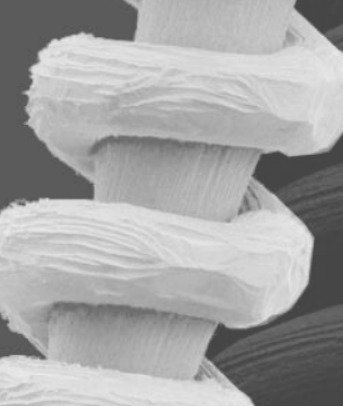
#> input picture Noise_Enhancement/picture.jpg, 343 x 407 px
$ python noise_and_enhance.py
#> lines starting #> are read from the running program, lines starting #| are printed output that depends on the picture
from PIL import Image
import numpy as np
import cv2 as cv
import matplotlib as mpl
from random import randint
import math

mpl.use('TkAgg')
import matplotlib.pyplot as plt

# calculating variance for a windoe #####################################################################################################
def variance_(data):
    mean = mean_(data)
    var = 0
    for i in range(0, data.shape[0]):
        for j in range(0, data.shape[1]):
            var += ((data[i][j] - mean) ** 2)
    return var / (data.shape[0] * data.shape[1])

# calculating mean for a windoe #####################################################################################################
def mean_(data):
    mean = 0
    for i in range(0, data.shape[0]):
        for j in range(0, data.shape[1]):
            mean += data[i][j]
    return mean / (data.shape[0] * data.shape[1])

# calculating median for a windoe #####################################################################################################
def median_(data):
    array = []
    for i in range(data.shape[0]):
        for j in range(data.shape[1]):
            array.append(data[i, j])
    array.sort()
    # print(array)
    med = array[(int)(len(array) / 2)]
    return med

# global equalize #####################################################################################################
def global_equalize_(image):
#> called with image = 'picture.jpg'
    data = np.array(Image.open(image).convert('L'))
    array = np.zeros(256)
    for i in range(data.shape[0]):
        for j in range(data.shape[1]):
            array[data[i, j]] += 1
    # print(array)
    plt.plot(array, color='blue')
    plt.title("picture_histogram")
    plt.show()
#> figure, not shown here; curve peaks at x = 91, y = 10345
    min = 255
    max = 0
    for i in range(data.shape[0]):
        for j in range(data.shape[1]):
            if (data[i, j] < min):
                min = data[i, j]
            if (data[i, j] > max):
                max = data[i, j]
#> after the loop, max = 255; min = 65
    for i in range(data.shape[0]):
        for j in range(data.shape[1]):
            data[i, j] -= min
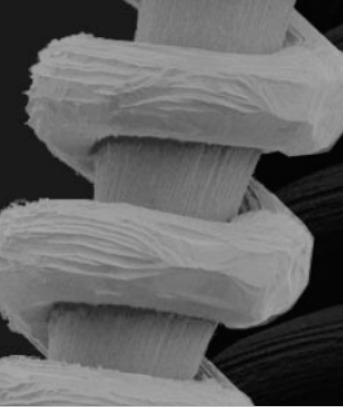
#> data: shape (407, 343); min 0, max 190, mean 99.7
    ranges = max - min
#> ranges = 190
    for i in range(data.shape[0]):
        for j in range(data.shape[1]):
            data[i, j] = int((data[i, j] / ranges) * 255)
    result = Image.fromarray(data)
    result.save('globalequalize.jpg')
    array = np.zeros(256)
    for i in range(data.shape[0]):
        for j in range(data.shape[1]):
            array[data[i, j]] += 1
    # print(array)
    plt.plot(array, color='blue')
    plt.title("globalequalize_histogram")
    plt.show()
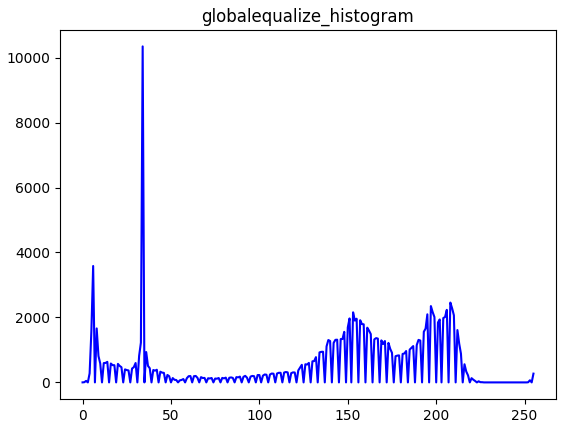
#> figure drawn by matplotlib, 1 panel; curve peaks at x = 34, y = 10345
    return data;

# local equalize parts #####################################################################################################
# same as global equalize but without saving the picture
# used for each part of the picture in local equalize
def local_equalize_parts_(data):
    # data = np.array(Image.open(image).convert('L'))
    min = 255
    max = 0
    for i in range(data.shape[0]):
        for j in range(data.shape[1]):
            if (data[i, j] < min):
                min = data[i, j]
            if (data[i, j] > max):
                max = data[i, j]
    for i in range(data.shape[0]):
        for j in range(data.shape[1]):
            data[i, j] -= min
    ranges = max - min
    for i in range(data.shape[0]):
        for j in range(data.shape[1]):
            data[i, j] = int((data[i, j] / ranges) * 255)
    # result = Image.fromarray(data)
    # result.save('globalequalize.jpg')
    array = np.zeros(256)
    for i in range(data.shape[0]):
        for j in range(data.shape[1]):
            array[data[i, j]] += 1
    return data;

# local equalize #####################################################################################################
def local_equalize_(image, m, n):
#> called with image = 'picture.jpg', m = 3, n = 3
    data = np.array(Image.open(image).convert('L'))
    x = int(data.shape[0] / m)
#> x = 135
    y = int(data.shape[1] / n)
#> y = 114
    for r in range(0, x * m, x):
        for c in range(0, y * n, y):
            # cv.imwrite(f"img{r}_{c}.png", data[r:r + x, c:c + y])
            # data[r:r + x, c:c + y] = local_equalize_parts_(f"img{r}_{c}.png")
            data[r:r + x, c:c + y] = local_equalize_parts_(data[r:r + x, c:c + y])
#> this loop made 3 passes
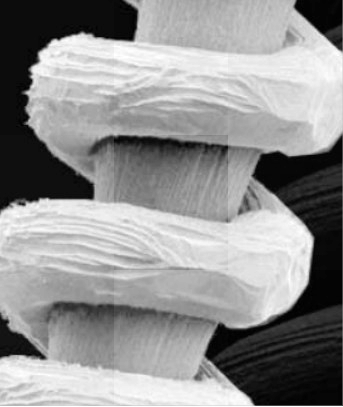
#> data: shape (407, 343); min 0, max 255, mean 145
    result = Image.fromarray(data)
    result.save('localequalization.jpg')
    # result.show()
    newarray = np.zeros(256)
    for i in range(data.shape[0]):
        for j in range(data.shape[1]):
            newarray[data[i, j]] += 1
    # plt.plot(previousarray, color='green')
    plt.plot(newarray, color='blue')
    plt.title("localequalization_histogram")
    plt.show()
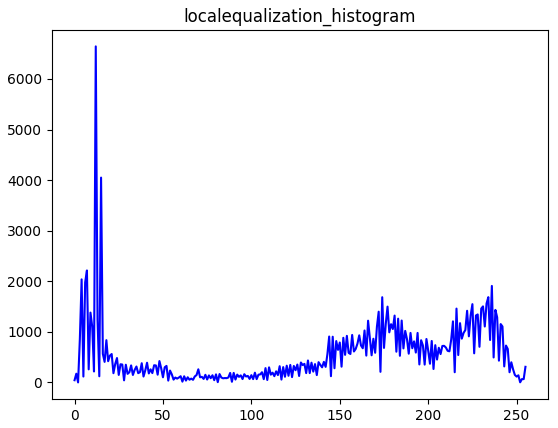
#> figure drawn by matplotlib, 1 panel; curve peaks at x = 12, y = 6644

# local enhancement #####################################################################################################
def local_enhancement_(image):
#> called with image = 'picture.jpg'
    data = np.array(Image.open(image).convert('L'))
    mainmean = mean_(data)
#> after the loop in mean_, `for i in range(0, data.shape[0]):`: mean = 22995570
#> mainmean = 164.7
    k = 0.5
    w = 2
    m=data.shape[0]
#> m = 407
    n=data.shape[1]
#> n = 343
    for r in range(w, m):
        for c in range(w, n):
            var = variance_((data[r - w:r + w, c - w:c + w]))
            mean = mean_(data[r - w:r + w, c - w:c + w])
            if (var == 0):
                continue;
            A = (k * mainmean) / var
            # data[r, c] = A * (data[r, c] - mean) + mean
            for i in range(0, data[r - w:r + w, c - w:c + w].shape[0]):
                for j in range(0, data[r - w:r + w, c - w:c + w].shape[1]):
                    data[r - w + i, c - w + j] = A * (data[r - w + i, c - w + j] - mean) + mean
#> this loop made 405 passes
    result = Image.fromarray(data)
    result.save('localenahncement.png')
    # result.show()
    array = np.zeros(256)
    for i in range(data.shape[0]):
        for j in range(data.shape[1]):
            array[data[i, j]] += 1
    plt.plot(array, color='blue')
    plt.title("localenahncement_histogram")
    plt.show()
#> figure, not shown here; curve peaks at x = 91, y = 2453

# making salt and pepper noise #####################################################################################################
def make_saltandpepper(image):
#> called with image = 'picture_noise.jpg'
    data = np.array(Image.open(image).convert('L'))
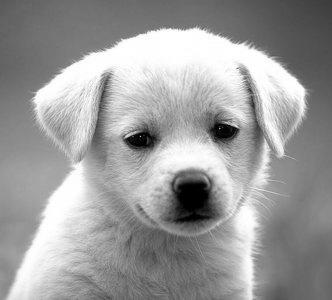
#> input picture Noise_Enhancement/picture_noise.jpg, 332 x 300 px
#> data: shape (300, 332)
    for i in range(data.shape[0]):
        for j in range(data.shape[1]):
            value = randint(0, 50)
            # print(value)
            if (value > 0 and value <= 1):
                data[i, j] = 0
            elif (value > 1 and value <= 2):
                data[i, j] = 255
            else:
                data[i, j] = data[i, j]
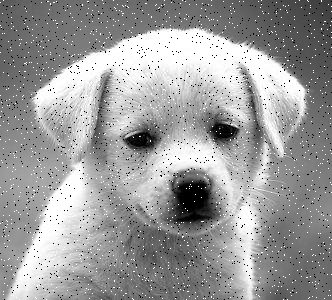
#> data: shape (300, 332); min 0, max 255, mean 154.7
    result = Image.fromarray(data)
    result.save('saltandpepper.jpg')
    # [12 lines of commented-out code are left out]
def mean(image, which):
    data = np.array(Image.open(image).convert('L'))
    w = 2
    m = data.shape[0]
    n = data.shape[1]
    img_new = np.zeros([m, n])
    for i in range(2, m):
        for j in range(2, n):
            img_new[i, j] = mean_(data[i - w:i + w, j - w:j + w])
    img_new = img_new.astype(np.uint8)
    if (which == 0):
        cv.imwrite('saltandpepper_mean.png', img_new)
    else:
        cv.imwrite('gaussian_mean.png', img_new)

# median filter #####################################################################################################
def median(image, which):
#> called with image = 'saltandpepper.jpg', which = 0
    data = np.array(Image.open(image).convert('L'))
    w = 2
    m = data.shape[0]
    n = data.shape[1]
    img_new = np.zeros([m, n])
    for i in range(2, m):
        for j in range(2, n):
            img_new[i, j] = median_(data[i - w:i + w, j - w:j + w])
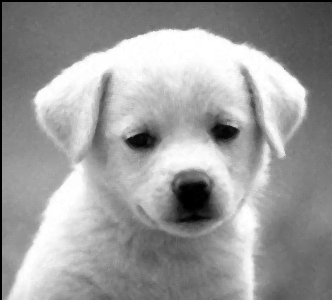
#> img_new: shape (300, 332) float64; min 0, max 255, mean 155.3
    if (which == 0):
        cv.imwrite('saltandpepper_median.png', img_new)
    else:
        cv.imwrite('gaussian_median.png', img_new)


########################################################################################################################
global_equalize_("picture.jpg")
local_equalize_("picture.jpg", 3, 3)
local_enhancement_("picture.jpg")
#
make_saltandpepper("picture_noise.jpg")
median("saltandpepper.jpg", 0)
mean("saltandpepper.jpg", 0)
#
# make_gaussian("picture_noise.jpg")
# median("gaussian.jpg", 1)
# mean("gaussian.jpg", 1)
